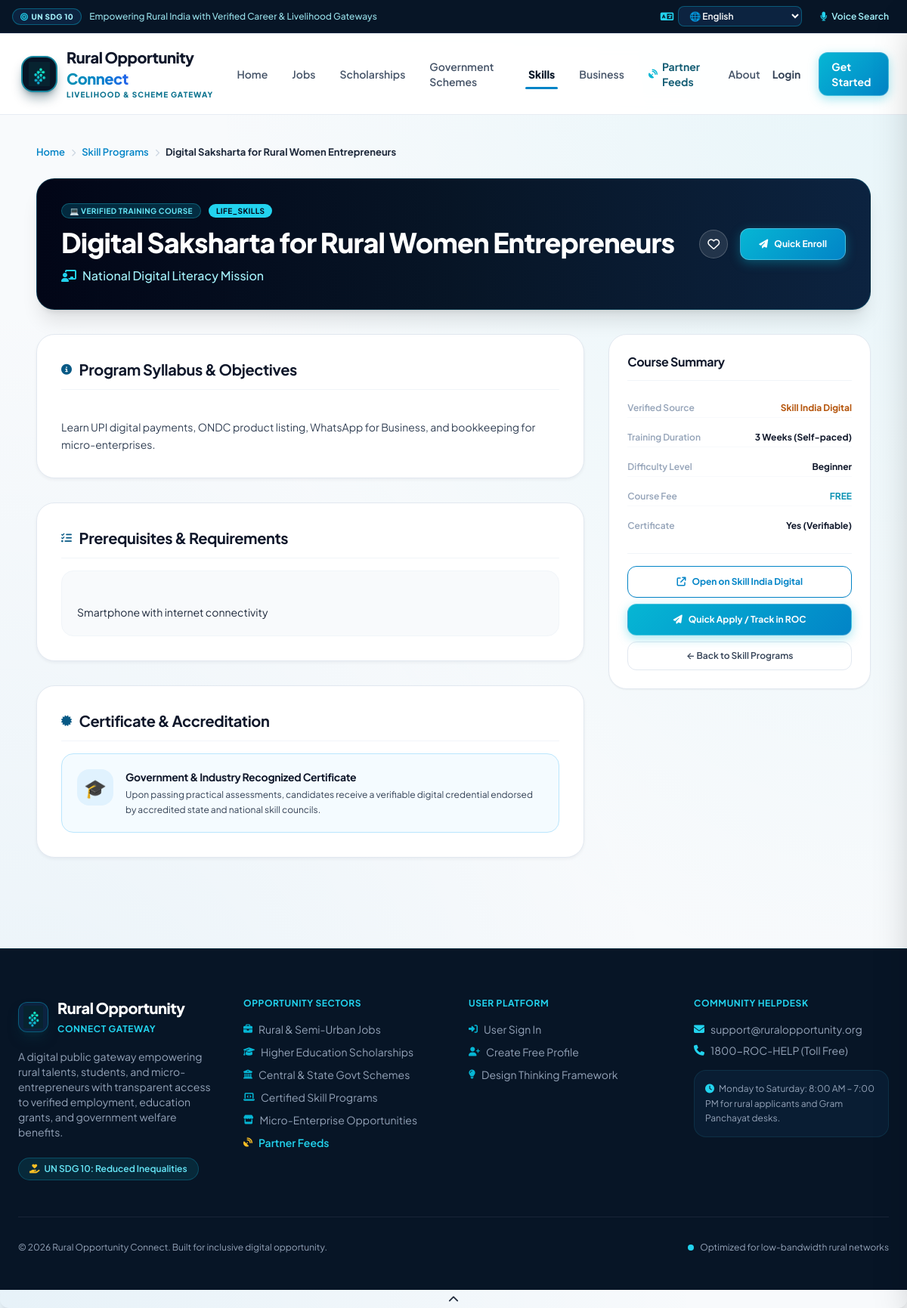
Page /skills/12/ on the committed database.
### skills/models.py (models this page shows, shortened)
class SkillProgram(models.Model):
    LEVEL_CHOICES = [
        ('beginner', 'Beginner'),
        ('intermediate', 'Intermediate'),
        ('advanced', 'Advanced'),
    ]
    PRICE_TYPE = [
        ('free', 'Free'),
        ('paid', 'Paid'),
    ]
    name = models.CharField(max_length=200)
    category = models.CharField(max_length=100)
    provider = models.CharField(max_length=200)
    description = models.TextField()
    duration = models.CharField(max_length=100)
    level = models.CharField(max_length=20, choices=LEVEL_CHOICES)
    price_type = models.CharField(max_length=20, choices=PRICE_TYPE)
    price = models.CharField(max_length=100, blank=True)
    prerequisites = models.TextField(blank=True)
    certificate = models.BooleanField(default=True)
    source_portal = models.CharField(max_length=100, default='Skill India Digital', blank=True)
    source_url = models.URLField(blank=True, default='https://www.skillindiadigital.gov.in/')
    is_external = models.BooleanField(default=False)
    created_at = models.DateTimeField(auto_now_add=True)
    updated_at = models.DateTimeField(auto_now=True)
    class Meta:
        ordering = ['-created_at']

### skills/views.py (the view)
# urls.py: path('<int:skill_id>/', views.skill_detail, name='skill_detail'),
def skill_detail(request, skill_id):
    skill = get_object_or_404(SkillProgram, id=skill_id)
    context = {'skill': skill}
    return render(request, 'skill_detail.html', context)

### applications/context_processors.py (called while the page is built, shortened)
def user_opportunity_status(request):
    if not request.user.is_authenticated:
        return {
            'user_applied_keys': set(),
            'user_saved_keys': set(),
        }

### templates/skill_detail.html (shortened to what this page needs)
{% extends 'base.html' %}
{% block content %}
{% with skl_key="skill_"|add:skill.id|stringformat:"s" %}
<div class="max-w-6xl mx-auto px-4 sm:px-6 py-10">
    <nav class="roc-breadcrumb" aria-label="Breadcrumb">
        <a href="{% url 'landing_page' %}">Home</a>
        <span class="roc-breadcrumb-separator"><i class="fas fa-chevron-right text-[10px]"></i></span>
        <a href="{% url 'skills_list' %}">Skill Programs</a>
        <span class="roc-breadcrumb-separator"><i class="fas fa-chevron-right text-[10px]"></i></span>
        <span class="text-slate-800 font-bold truncate max-w-xs">{{ skill.name }}</span>
    </nav>
    <div class="roc-card p-8 bg-gradient-to-r from-slate-950 via-[#071526] to-[#0c2340] text-white rounded-3xl shadow-xl mb-8 relative overflow-hidden border border-cyan-500/20" data-anim="fade-up">
        <div class="relative z-10 flex flex-col md:flex-row md:items-center justify-between gap-6">
            <div class="space-y-3">
                <div class="flex flex-wrap items-center gap-2.5">
                    <span class="hero-badge-pulse roc-badge bg-cyan-500/20 text-cyan-300 border border-cyan-400/30 text-[10px]">
                        💻 Verified Training Course
                    </span>
                    <span class="roc-badge bg-cyan-400 text-slate-950 text-[10px] font-bold">
                        {{ skill.category }}
                    </span>
                </div>
                <h1 class="text-2xl sm:text-4xl font-extrabold text-white tracking-tight">
                    {{ skill.name }}
                </h1>
                <p class="text-cyan-200 font-medium text-sm sm:text-base flex items-center gap-2">
                    <i class="fas fa-chalkboard-user text-cyan-400"></i> {{ skill.provider }}
                </p>
            </div>
            <div class="flex items-center gap-4 self-start md:self-center">
                <button type="button" class="save-btn {% if skl_key in user_saved_keys %}is-saved bg-white text-red-500{% else %}bg-white/10 hover:bg-white/20 border-white/20 text-white{% endif %}"
                        data-type="skill" data-id="{{ skill.id }}" title="Save to wishlist">
                    <i class="{% if skl_key in user_saved_keys %}fa-solid fa-heart text-red-500{% else %}fa-regular fa-heart text-white{% endif %}"></i>
                </button>
                {% if user.is_authenticated and skl_key in user_applied_keys %}
                    <button type="button" class="btn-applied text-xs py-3 px-6 shadow-md" disabled>
                        <i class="fas fa-check-circle text-emerald-600"></i> Enrolled ✓
                    </button>
                {% else %}
                    <button type="button" onclick="quickApply('skill', '{{ skill.id }}', '{{ skill.name|escapejs }}', '{{ skill.provider|escapejs }}', this)"
                            class="btn-primary text-xs py-3 px-6 shadow-lg shadow-cyan-950/50 btn-sheen spring-press cursor-pointer">
                        <i class="fas fa-paper-plane"></i> Quick Enroll
                    </button>
                {% endif %}
            </div>
        </div>
    </div>
    <div class="grid grid-cols-1 lg:grid-cols-12 gap-8 items-start" data-anim="fade-up">
        <div class="lg:col-span-8 space-y-8">
            <div class="roc-card p-8 bg-white space-y-4 hover-lift-3d card-specular-glare">
                <h2 class="text-xl font-bold text-slate-900 flex items-center gap-2.5 pb-3 border-b border-slate-100">
                    <i class="fas fa-circle-info text-brand-800 text-sm"></i> Program Syllabus & Objectives
                </h2>
                <div class="text-sm text-slate-700 leading-relaxed whitespace-pre-line">
                    {{ skill.description }}
                </div>
            </div>
            {% if skill.prerequisites %}
            <div class="roc-card p-8 bg-white space-y-4 hover-lift-3d card-specular-glare">
                <h2 class="text-xl font-bold text-slate-900 flex items-center gap-2.5 pb-3 border-b border-slate-100">
                    <i class="fas fa-list-check text-brand-800 text-sm"></i> Prerequisites & Requirements
                </h2>
                <div class="bg-slate-50 p-5 rounded-2xl border border-slate-100 text-sm text-slate-800 leading-relaxed whitespace-pre-line">
                    {{ skill.prerequisites }}
                </div>
            </div>
            {% endif %}
            <div class="roc-card p-8 bg-white space-y-4 hover-lift-3d card-specular-glare">
                <h2 class="text-xl font-bold text-slate-900 flex items-center gap-2.5 pb-3 border-b border-slate-100">
                    <i class="fas fa-certificate text-brand-800 text-sm"></i> Certificate & Accreditation
                </h2>
                <div class="p-5 rounded-2xl bg-brand-50/70 border border-brand-200 flex items-start gap-4">
                    <div class="w-12 h-12 rounded-2xl bg-brand-100 text-brand-800 flex items-center justify-center text-2xl shrink-0">
                        🎓
                    </div>
                    <div class="space-y-1 text-xs text-slate-700 leading-relaxed">
                        <h3 class="font-bold text-slate-900 text-sm">Government & Industry Recognized Certificate</h3>
                        <p>Upon passing practical assessments, candidates receive a verifiable digital credential endorsed by accredited state and national skill councils.</p>
                    </div>
                </div>
            </div>
        </div>
        <div class="lg:col-span-4 space-y-6 sticky top-24">
            <div class="roc-card p-6 bg-white shadow-sm border border-slate-200 space-y-6 hover-lift-3d card-specular-glare">
                <h3 class="text-base font-bold text-slate-900 pb-3 border-b border-slate-100">
                    Course Summary
                </h3>
                <div class="space-y-3.5 text-xs">
                    <div class="flex justify-between items-center py-1 border-b border-slate-50">
                        <span class="text-slate-400 font-semibold">Verified Source</span>
                        <span class="font-bold text-amber-700">{{ skill.source_portal|default:"Skill India Digital" }}</span>
                    </div>
                    <div class="flex justify-between items-center py-1 border-b border-slate-50">
                        <span class="text-slate-400 font-semibold">Training Duration</span>
                        <span class="font-bold text-slate-900">{{ skill.duration }}</span>
                    </div>
                    <div class="flex justify-between items-center py-1 border-b border-slate-50">
                        <span class="text-slate-400 font-semibold">Difficulty Level</span>
                        <span class="font-bold text-slate-900 capitalize">{{ skill.get_level_display }}</span>
                    </div>
                    <div class="flex justify-between items-center py-1 border-b border-slate-50">
                        <span class="text-slate-400 font-semibold">Course Fee</span>
                        <span class="font-bold uppercase {% if skill.price_type == 'free' %}text-emerald-700{% else %}text-slate-900{% endif %}">{{ skill.price_type }}</span>
                    </div>
                    <div class="flex justify-between items-center py-1">
                        <span class="text-slate-400 font-semibold">Certificate</span>
                        <span class="font-bold text-slate-900">{% if skill.certificate %}Yes (Verifiable){% else %}Attendance Only{% endif %}</span>
                    </div>
                </div>
                <div class="pt-4 border-t border-slate-100 space-y-2">
                    {% if skill.source_url %}
                        <a href="{{ skill.source_url }}" target="_blank" rel="noopener noreferrer"
                           class="btn-secondary w-full text-xs py-3 text-center flex items-center justify-center gap-2 border border-amber-200 text-amber-900 hover:bg-amber-50 spring-press">
                            <i class="fas fa-arrow-up-right-from-square"></i> Open on {{ skill.source_portal|default:"Skill India" }}
                        </a>
                    {% endif %}
                    {% if user.is_authenticated and skl_key in user_applied_keys %}
                        <button type="button" class="btn-applied w-full text-xs py-3 text-center" disabled>
                            <i class="fas fa-check-circle text-emerald-600"></i> Enrolled ✓
                        </button>
                    {% else %}
                        <button type="button" onclick="quickApply('skill', '{{ skill.id }}', '{{ skill.name|escapejs }}', '{{ skill.provider|escapejs }}', this)"
                                class="btn-primary w-full text-xs py-3 shadow-md btn-sheen spring-press cursor-pointer">
                            <i class="fas fa-paper-plane"></i> Quick Apply / Track in ROC
                        </button>
                    {% endif %}
                    <a href="{% url 'skills_list' %}" class="btn-outline w-full text-xs py-2.5 text-center block spring-press">
                        ← Back to Skill Programs
                    </a>
                </div>
            </div>
        </div>
    </div>
</div>
{% endwith %}
{% endblock %}

### templates/base.html (style rules this page uses)
:root { --primary: #0284C7 !important; --primary-dark: #0369A1 !important; --primary-darker: #071526 !important; --secondary: #06B6D4 !important; --accent: #00F2FE !important; }
html, body { overflow-x: hidden !important; max-width: 100vw !important; }
body { background-color: #f8fafc !important; background-image: radial-gradient(at 100% 0%, rgba(6, 182, 212, 0.07) 0px, transparent 55%), radial-gradient(at 0% 100%, rgba(2, 132, 199, 0.07) 0px, transparent 55%) !important; background-attachment: fixed !important; }
*, *::before, *::after { animation: none !important; animation-duration: 0s !important; animation-delay: 0s !important; transition: none !important; transition-duration: 0s !important; transition-delay: 0s !important; }
.kinetic-hero-word, .kinetic-hero-headline, .kinetic-headline, [data-anim], .page-enter-fade, .anim-grid-stagger > *, .hero-enter-network, .hero-enter-badge, .hero-enter-p, .hero-enter-actions, .hero-enter-search, .depth-layer-1, .depth-layer-2, .depth-layer-3, .tilt-card-3d, .hover-lift-3d, .roc-card, .kpi-card-glow { opacity: 1 !important; visibility: visible !important; }
.perspective-viewport, .tilt-card-3d, .hover-lift-3d, .depth-layer-1, .depth-layer-2, .depth-layer-3, .roc-card, .tilt-card { perspective: none !important; transform: none !important; transform-style: flat !important; }
.btn-magnetic, .btn-magnetic:hover, .btn-magnetic:active, .spring-press, .spring-press:hover, .spring-press:active, .hover-scale-102, .hover-scale-102:hover { transform: none !important; }
.btn-primary { background: linear-gradient(135deg, #06b6d4 0%, #0284c7 100%) !important; color: #ffffff !important; box-shadow: 0 4px 14px rgba(6, 182, 212, 0.35) !important; border: 1px solid rgba(255, 255, 255, 0.25) !important; }
.btn-secondary { background: #ffffff !important; color: #0284c7 !important; border: 1.5px solid #0284c7 !important; }
.text-emerald-600, .text-emerald-700 { color: #0891b2 !important; }
body { top: 0px !important; }

### rows in the picture
SkillProgram: name "Digital Saksharta for Rural Women Entrepreneurs", category "LIFE_SKILLS", provider "National Digital Literacy Mission", description "Learn UPI digital payments, ONDC product listing, WhatsApp for Business, and bookkeeping for micro-enterprises.", prerequisites "Smartphone with internet connectivity", source_portal "Skill India Digital", duration "3 Weeks (Self-paced)", level "Beginner", price_type "FREE"
